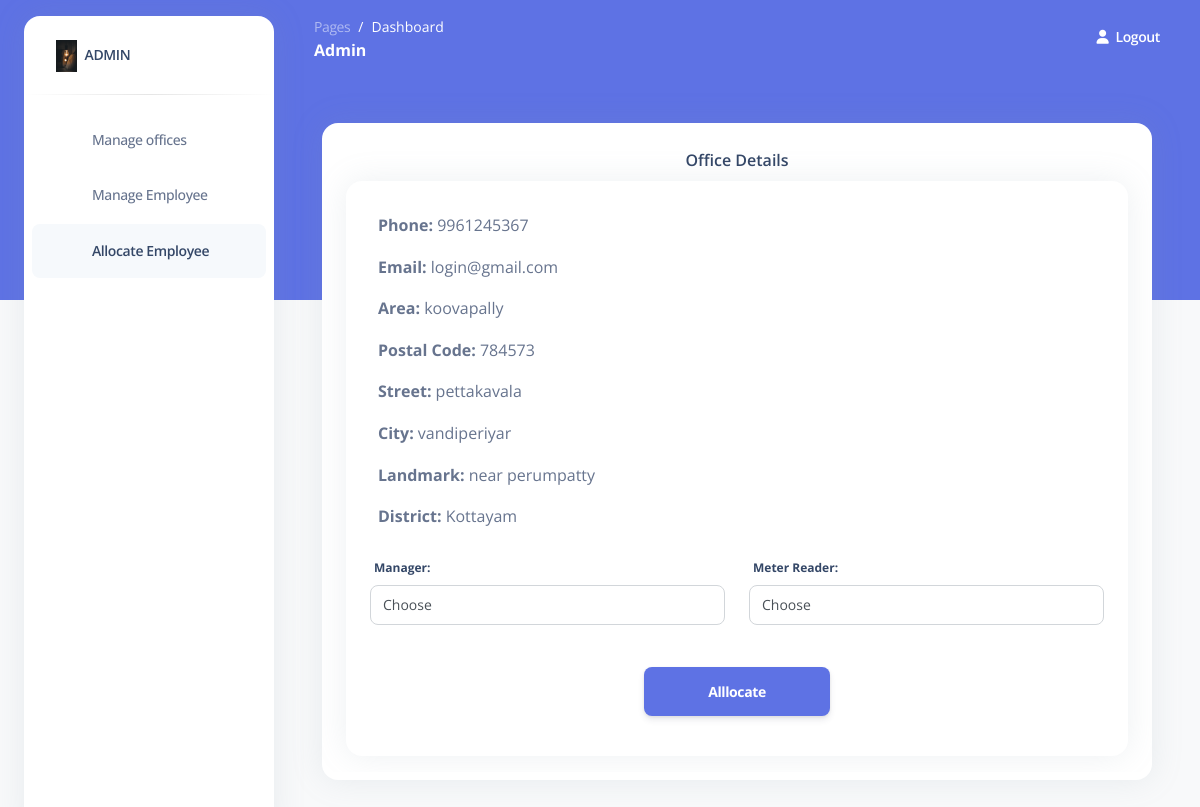
The page /allocation.php?O_id=20 (signed in) on the database its author committed.
### tables this page shows
CREATE TABLE `tbl_offices` (
  `O_id` int(11) NOT NULL,
  `O_phone` varchar(15) NOT NULL,
  `O_email` varchar(50) NOT NULL,
  `O_area` varchar(50) NOT NULL,
  `O_postal` double NOT NULL,
  `O_street` varchar(100) NOT NULL,
  `O_city` varchar(50) NOT NULL,
  `O_landmark` varchar(100) NOT NULL,
  `O_district` varchar(25) NOT NULL,
  `O_status` tinyint(1) NOT NULL DEFAULT 1
);

### allocation.php (the view, shortened to what this page needs)
<?php
    if(isset($_SESSION['L_id']) ){
        $L_id= $_SESSION['L_id'];
        $sql="SELECT L_type_id FROM tbl_login WHERE L_id = '$L_id'";
        require_once "connect.php";
        $result=$conn->query($sql);
        $row=$result->fetch_assoc();
        $L_type_id=$row["L_type_id"];
        if($L_type_id==1){
            ?>
<!DOCTYPE html>
<html lang="en">
<head>
    <link href="./assets/css/nucleo-icons.css" rel="stylesheet" />
    <link href="./assets/css/nucleo-svg.css" rel="stylesheet" />
    <link href="./assets/cssd/nucleo-svg.css" rel="stylesheet" />
    <link id="pagestyle" href="./assets/cssd/argon-dashboard.css?v=2.0.4" rel="stylesheet" />
</head>
<body class="g-sidenav-show   bg-gray-100">
    <aside
        class="sidenav bg-white navbar navbar-vertical navbar-expand-xs border-0 border-radius-xl my-3 fixed-start ms-4 "
        id="sidenav-main">
        <div class="sidenav-header">
            <a class="navbar-brand m-0" href="dashboard.php">
                <img src="images/bg1.jpg" class="navbar-brand-img h-100" alt="main_logo">
                <span class="ms-1 font-weight-bold">ADMIN</span>
            </a>
        </div>
        <hr class="horizontal dark mt-0">
        <div class="collapse navbar-collapse  w-auto " id="sidenav-collapse-main">
            <ul class="navbar-nav">
                <li class="nav-item">
                    <a class="nav-link " href="manage_office.php">
                        <div
                            class="icon icon-shape icon-sm border-radius-md text-center me-2 d-flex align-items-center justify-content-center">
                            <i class="ni ni-tv-2 text-primary text-sm opacity-10"></i>
                        </div>
                        <span class="nav-link-text ms-1">Manage offices</span>
                    </a>
                </li>
                <li class="nav-item">
                    <a class="nav-link " href="manage_employee.php">
                        <div
                            class="icon icon-shape icon-sm border-radius-md text-center me-2 d-flex align-items-center justify-content-center">
                            <i class="ni ni-tv-2 text-primary text-sm opacity-10"></i>
                        </div>
                        <span class="nav-link-text ms-1">Manage Employee</span>
                    </a>
                </li>
                <li class="nav-item ">
                    <a class="nav-link active" href="allocate_employee.php">
                        <div
                            class="icon icon-shape icon-sm border-radius-md text-center me-2 d-flex align-items-center justify-content-center">
                            <i class="ni ni-tv-2 text-primary text-sm opacity-10"></i>
                        </div>
                        <span class="nav-link-text ms-1">Allocate Employee</span>
                    </a>
                </li>
            </ul>
        </div>
    </aside>
    <main class="main-content position-relative border-radius-lg ">
        <nav class="navbar navbar-main navbar-expand-lg px-0 mx-4 shadow-none border-radius-xl " id="navbarBlur"
            data-scroll="false">
            <div class="container-fluid py-1 px-3">
                <nav aria-label="breadcrumb">
                    <ol class="breadcrumb bg-transparent mb-0 pb-0 pt-1 px-0 me-sm-6 me-5">
                        <li class="breadcrumb-item text-sm"><a class="opacity-5 text-white"
                                href="javascript:;">Pages</a></li>
                        <li class="breadcrumb-item text-sm text-white active" aria-current="page">Dashboard</li>
                    </ol>
                    <h6 class="font-weight-bolder text-white mb-0">Admin</h6>
                </nav>
                <div class="collapse navbar-collapse mt-sm-0 mt-2 me-md-0 me-sm-4" id="navbar">
                    <ul class="navbar-nav  justify-content-end">
                        <li class="nav-item d-flex align-items-center">
                            <a href="logout.php" class="nav-link text-white font-weight-bold px-0">
                                <i class="fa fa-user me-sm-1"></i>
                                <span class="d-sm-inline d-none">Logout</span>
                            </a>
                        </li>
                    </ul>
                </div>
            </div>
        </nav>
        <div class="container-fluid py-4">
            <div class="container-fluid py-4">
                <div class="row">
                    <div class="col-12">
                        <div class="card mb-4">
                            <div class="card-body px-0 pt-0 pb-2">
                                <div class="table-responsive p-0">
                                    <div class="container">
                                        <div class="card-header pb-0 mx-auto text-center">
                                            <h6>Office Details</h6>
                                        </div>
                                        <?php
                                            $O_id=$_GET['O_id'];
                                            $sql="SELECT * FROM tbl_offices WHERE O_id = $O_id; ";
                                            $result=$conn->query($sql);
                                            $row=$result->fetch_assoc();
                                         ?>
                                        <div class="card mb-3">
                                            <form action="#" method="post" onsubmit="return validateForm()">
                                                <div class="card-body">
                                                    <ul class="list-unstyled">
                                                        <li class="p-2"><strong>Phone:</strong>
                                                            <?php echo $row['O_phone']; ?>
                                                        </li>
                                                        <li class="p-2"><strong>Email:</strong>
                                                            <?php echo $row['O_email']; ?>
                                                        </li>
                                                        <li class="p-2"><strong>Area:</strong>
                                                            <?php echo $row['O_area']; ?>
                                                        </li>
                                                        <li class="p-2"><strong>Postal Code:</strong>
                                                            <?php echo $row['O_postal']; ?>
                                                        </li>
                                                        <li class="p-2"><strong>Street:</strong>
                                                            <?php echo $row['O_street']; ?>
                                                        </li>
                                                        <li class="p-2"><strong>City:</strong>
                                                            <?php echo $row['O_city']; ?>
                                                        </li>
                                                        <li class="p-2"><strong>Landmark:</strong>
                                                            <?php echo $row['O_landmark']; ?>
                                                        </li>
                                                        <li class="p-2"><strong>District:</strong>
                                                            <?php echo $row['O_district']; ?>
                                                        </li>
                                                    </ul>
                                                    <div class="row">
                                                        <div class="col-md-6">
                                                            <div class="form-group mb-3">
                                                                <label><strong>Manager:</strong></label>
                                                                <select class="form-control" id="manager" name="manager" oninput="validateEmp()">
                                                                            <option value="0" selected>Choose</option>
                                                                </select>
                                                            </div>
                                                        </div>
                                                        <div class="col-md-6">
                                                            <div class="form-group mb-3">
                                                                <label><strong>Meter Reader:</strong></label>
                                                                <select class="form-control" id="meter" name="meter" oninput="validateEmp()">
                                                                    <option value="0" selected>Choose</option>
                                                                </select>
                                                            </div>
                                                        </div>
                                                    </div>
                                                    <div class="text-center">
                                                        <input type="submit" name="submit"
                                                            class="btn btn-primary btn-lg" value="Alllocate">
                                                    </div>
                                                </div>
                                            </form>
                                        </div>
                                    </div>
                                </div>
                            </div>
                        </div>
                    </div>
                </div>
            </div>
        </div>
</body>
</html>
<?php
        }
        else{
           header("location: login.php");
        }
    }
    else{
        header("location: login.php");
    }
?>

### assets/cssd/nucleo-svg.css (style rules this page uses)
.icon { display: inline-block; color: #111111; height: 1em; width: 1em; }
.icon-sm { height: 0.8em; width: 0.8em; }
.icon { fill: currentColor; stroke: none; }

### rows shown on the page
tbl_offices: O_phone "9961245367", O_email "login@gmail.com", O_area "koovapally", O_postal "784573", O_street "pettakavala", O_city "vandiperiyar", O_landmark "near perumpatty", O_district "Kottayam"
